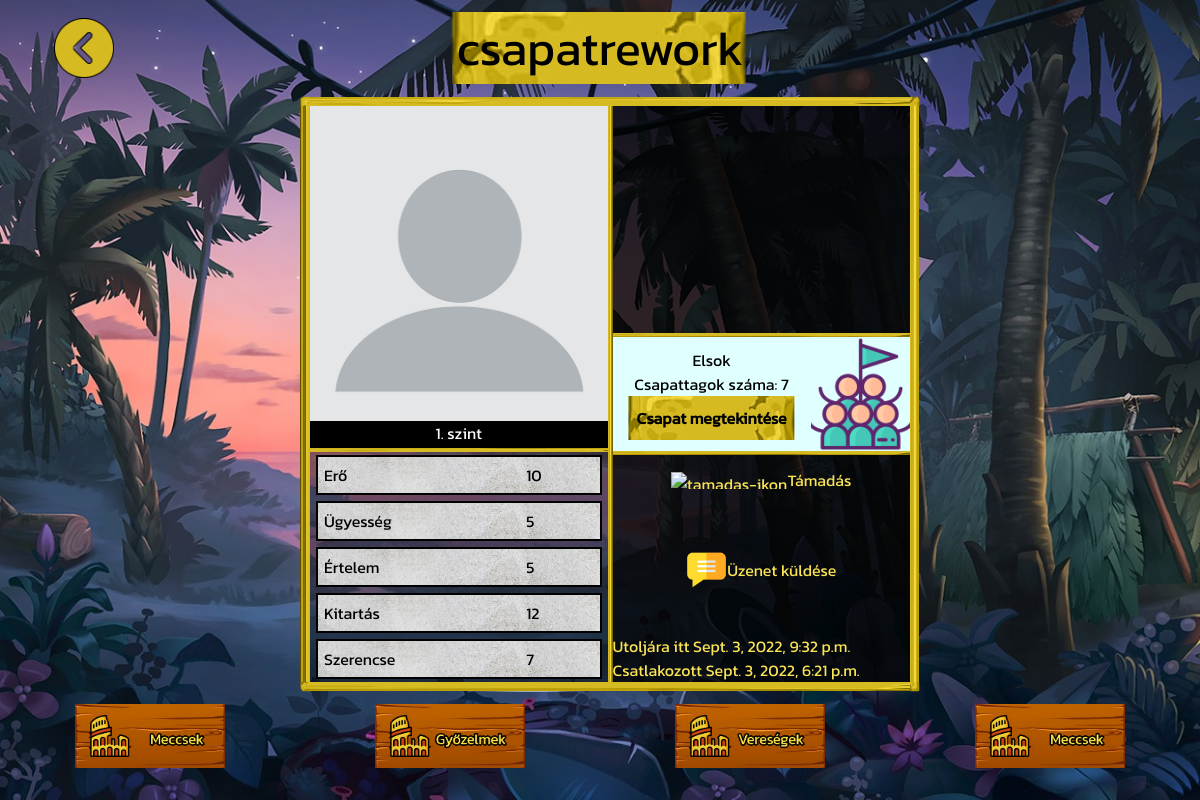
The page /profil/46/ (signed in) on the database as committed earlier.
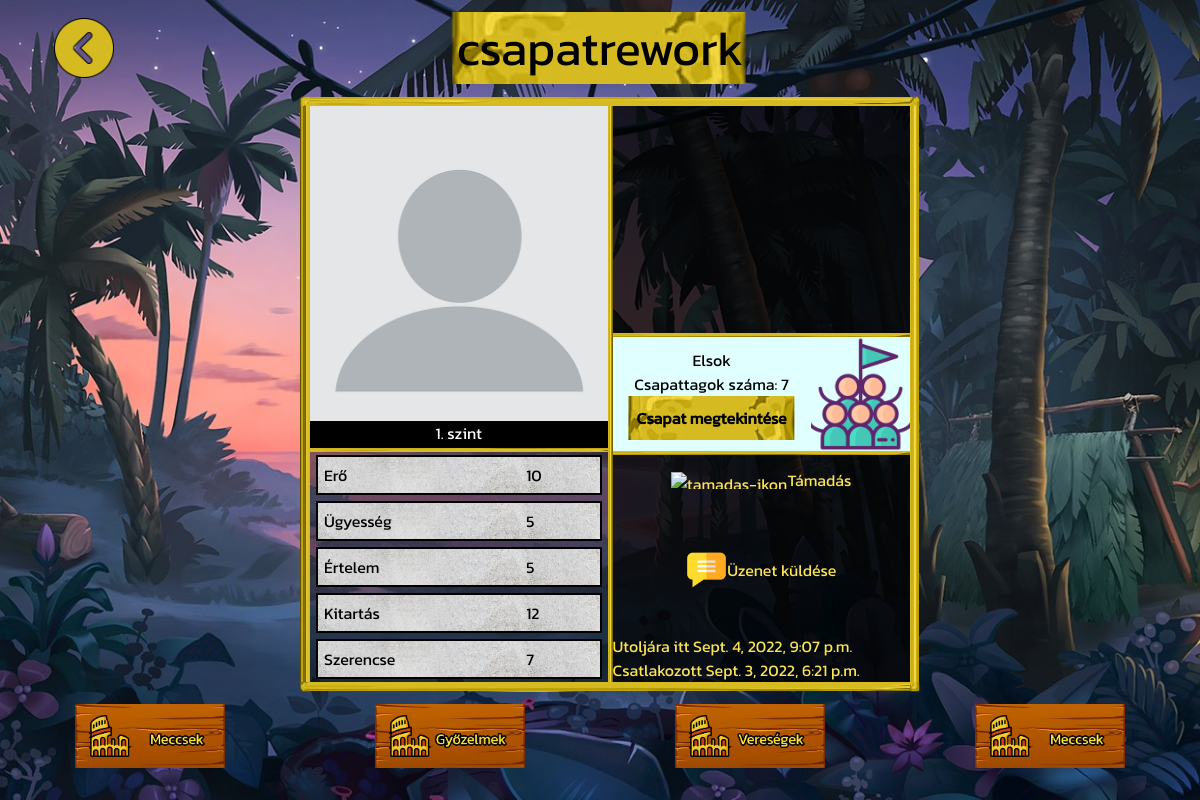
The same page on the database as committed later.
### account/models.py (models this page shows, shortened)
class Account(AbstractBaseUser):
	username		= models.CharField(verbose_name = 'username', max_length = 20, unique = True)
	email 			= models.EmailField(verbose_name = 'email', max_length = 128, unique = True)
	date_joined		= models.DateTimeField(verbose_name = 'date joined', auto_now_add = True)
	last_login		= models.DateTimeField(verbose_name = 'last login', auto_now = True)
	description 	= models.TextField(verbose_name='description', max_length=200, null=True, blank=True)
	is_admin		= models.BooleanField(default=False)
	is_superuser	= models.BooleanField(default=False)
	is_staff		= models.BooleanField(default=False)
	is_active		= models.BooleanField(default=True) # - lehet false pl email-es aktivalas
	profile_image	= models.ImageField(null=True, blank=True, upload_to=profile_image_path)
	objects = CustomAccountManager()
	USERNAME_FIELD 	= 'username'
	REQUIRED_FIELDS	= ['email']

class Character(models.Model):
	account = models.OneToOneField(Account, on_delete=models.CASCADE, primary_key=True)
	ROLES = (
		('warrior', 'warrior'),
		('mage', 'mage'),
		('scout', 'scout'),
	)
	character_type	= models.CharField(verbose_name = 'character type', max_length = 20, choices=ROLES, default='')
	level			= models.DecimalField(verbose_name='level', max_digits=19, decimal_places=0, default = 1) #szint
	strength		= models.DecimalField(verbose_name='strength', max_digits=19, decimal_places=0, default = 8) #erő
	skill 			= models.DecimalField(verbose_name='skill', max_digits=19, decimal_places=0, default = 6) #ügyesség
	intelligence	= models.DecimalField(verbose_name='intelligence', max_digits=19, decimal_places=0, default = 7) #értelem
	health_point	= models.DecimalField(verbose_name='health point', max_digits=19, decimal_places=0, default = 10) #életerő
	fortune 		= models.DecimalField(verbose_name='fortune', max_digits=19, decimal_places=0, default = 8) #szerencse
	rank			= models.DecimalField(verbose_name='rank', max_digits=19, decimal_places=0, blank = True, null = True) #helyezes
	honor			= models.DecimalField(verbose_name='honor', max_digits=19, decimal_places=0, default = 1) #becsuletpont
	gold 			= models.DecimalField(verbose_name='gold', max_digits=20, decimal_places=0, default=100)
	current_xp 		= models.DecimalField(verbose_name='xp', max_digits=20, decimal_places=0, default=0) # jelenlegi xp pont
	next_level_xp	= models.DecimalField(verbose_name='next level xp', max_digits=20, decimal_places=0, default=150) # következő szint eléréshez szükséges xp pont
	objects 		= CharacterManager()

### team/models.py (models this page shows, shortened)
class Team(models.Model):
	name 			= models.CharField(max_length=60, unique=True, blank=False)
	description		= models.TextField(max_length=200, unique=False, blank=True, default="")
	date_created 	= models.DateTimeField(verbose_name = 'date created', auto_now_add = True, null=True)
	users 			= models.ManyToManyField(settings.AUTH_USER_MODEL, through='Membership')
	users_in_chat 	= models.ManyToManyField(settings.AUTH_USER_MODEL, related_name='users_in_chat')
	rank			= models.DecimalField(verbose_name='rank', max_digits=19, decimal_places=0, blank = True, null = True) #helyezes
	def __str__(self):
		return self.name

### account/views.py (the view)
# urls.py: path('profil/<user_id>/', profile_view, name='profile'),
@login_required(login_url='login')
def profile_view(request, *args, **kwargs):
	context = {}
	user_id = kwargs.get('user_id')
	try:
		account = Account.objects.get(id=user_id)
	except Account.DoesNotExist:
		return HttpResponse('Account does not exist')
	owner_of_the_profile = False
	if request.user.id == account.id:
		owner_of_the_profile = True
	if account.profile_image:
		profile_image = account.profile_image.url
	else:
		profile_image = STATIC_IMAGE_PATH_IF_DEFAULT_PIC_SET
	if not len(account.team_set.all()) == 0:
		team = account.team_set.all()[0]
		member_count = len(team.users.all())
	else:
		team = None
		member_count = None
	character_history = CharacterHistory.objects.get(account=account.id)
	character_fights_played = character_history.fights_played
	character_fights_won = character_history.fights_won
	character_fights_lost = character_history.fights_lost
	context = {
		'user_id': account.id,
		'username': account.username,
		'date_joined': account.date_joined,
		'last_login': account.last_login,
		'description': account.description,
		'profile_image': profile_image,
		'character_type': account.character.character_type,
		'level': account.character.level,
		'strength': account.character.strength,
		'skill': account.character.skill,
		'intelligence': account.character.intelligence,
		'health_point': account.character.health_point,
		'fortune': account.character.fortune,
		'rank': account.character.rank,
		'honor': account.character.honor,
		'gold': account.character.gold,
		'current_xp': account.character.current_xp,
		'next_level_xp': account.character.next_level_xp,
		'team': team,
		'team_member_count': member_count,
		'is_owner': owner_of_the_profile,
		'fights_count': character_fights_played,
		'fights_won_count': character_fights_won,
		'fights_lost_count': character_fights_lost,
	}
	return render(request, 'account/profile.html', context)

### account/templates/account/profile.html (shortened to what this page needs)
{% extends 'base_new.html' %}
{% load static %}
{% block content %}
<div id="profile-content-page">
	<div id="profile-title">
		<div id="profile-title-left">
			<div id="main-page-button">
				<img src="{% static 'images/previous-button.png' %}" alt="Vissza" class="go-to-main-page" onmouseover="changeColor(this)" onmouseout="resetColor(this)">
			</div>
		</div>
		<div id="profile-title-center">
			<div id="profile-title-main-text">
				<span>{{username}}</span>
			</div>
		</div>
		<div id="profile-title-right"></div>
	</div>
	<div id="profile-details">
		<div id="profile-container">
			<div id="profile-container-left">
				<div id="profile-container-left-profile-image">
				</div>
				<div id="health-bar-container">
					<p class="health-bar-text">{{level}}. szint</p>
				</div>
				<div id="profile-container-left-attributes">
					<div class="character-info-item">
						<div class="character-info-item-name">Erő</div>
						<div class="character-info-item-value" id="strength-value">{{strength}}</div>
					</div>
					<div class="character-info-item">
						<div class="character-info-item-name">Ügyesség</div>
						<div class="character-info-item-value" id="skill-value">{{skill}}</div>
					</div>
					<div class="character-info-item">
						<div class="character-info-item-name">Értelem</div>
						<div class="character-info-item-value" id="intelligence-value">{{intelligence}}</div>
					</div>
					<div class="character-info-item">
						<div class="character-info-item-name">Kitartás</div>
						<div class="character-info-item-value" id="health_point-value">{{health_point}}</div>
					</div>
					<div class="character-info-item">
						<div class="character-info-item-name">Szerencse</div>
						<div class="character-info-item-value" id="fortune-value">{{fortune}}</div>
					</div>
				</div>
			</div>
			<div id="profile-container-right">
				<div id="profile-container-right-description">
					<textarea id="description-text-area" maxlength="150"></textarea>
				</div>
				<div id="profile-container-right-team">
					<div id="team-content">
						{% if team == None %}
							<div id="team-content-no-team">
								<span>Jelenleg nincs csapata</span>
							</div>
						{% else %}
							<div id="team-name">
								<span>{{team}}</span>
							</div>
							<div id="team-member-count">
								<span>Csapattagok száma: {{team_member_count}}</span>
							</div>
							<div id="show-team-container">
								<div id="show-team-button">Csapat megtekintése</div>
							</div>
						{% endif %}
					</div>
					<div id="team-icon">
					</div>
				</div>
				<div id="profile-container-right-is-owner">
					<div id="is-owner-related-buttons">
						{% if is_owner %}
							<div id="is-owner-related-buttons-first">
								<div id="buttons-first-container">
									<img src="{% static 'images/profile-edit-icon.png' %}" alt="szerk-ikon">
									<span>Profil szerkesztése</span>
								</div>
							</div>
							<div id="is-owner-related-buttons-second">
								<div id="buttons-second-container">
									<img src="{% static 'images/coin.png' %}" alt="arany-ikon">
									<span>
										Arany: <span id="gold-value">{{gold}}</span>
									</span>
								</div>
							</div>
						{% else %}
							<div id="is-owner-related-buttons-first">
								<div id="no-owner-buttons-first-container">
									<img src="{% static 'images/attack.png' %}" alt="tamadas-ikon">
									<span>Támadás</span>
								</div>
							</div>
							<div id="is-owner-related-buttons-second">
								<div id="no-owner-buttons-second-container">
									<img src="{% static 'images/message.png' %}" alt="uzenet-ikon">
									<span> Üzenet küldése </span>
								</div>
							</div>
						{% endif %}
					</div>
					<div id="basic-info">
						{% if not is_owner %}
							<span id="last-login-date">Utoljára itt {{last_login}}</span><br>
						{% endif %}
						<span id="register-date">Csatlakozott {{date_joined}}</span>
					</div>
				</div>
			</div>
		</div>
	</div>
	<div id="profile-stat">
		<div id="stat1">
			<div id="stat1-content">
			</div>
		</div>
		<div id="stat2">
			<div id="stat2-content">
			</div>
		</div>
		<div id="stat3">
			<div id="stat3-content">
			</div>
		</div>
		<div id="stat4">
			<div id="stat4-content">
			</div>
		</div>
	</div>
</div>
{% endblock %}

### templates/base_new.html (shortened to what this page needs)
<!DOCTYPE html>
<html>
<head>
</head>
<body>
	<div class="main">
		<div class="main-container">
		{% block content %}
		{% endblock %}
		</div>
	</div>
</body>
</html>

### templates/base_new.html (style rules this page uses)
* { margin: 0; padding: 0; }
.main { width: 100vw; height: 100vh; background-color: blanchedalmond; }
.main-container { display: flex; justify-content: center; align-items: center; height: 100%; width: 100%; background-color: black; }

Rows that differ between the two databases and show on the page:
changed Account "csapatrework": last_login "Sept. 3, 2022, 9:32 p.m." → "Sept. 4, 2022, 9:07 p.m."
